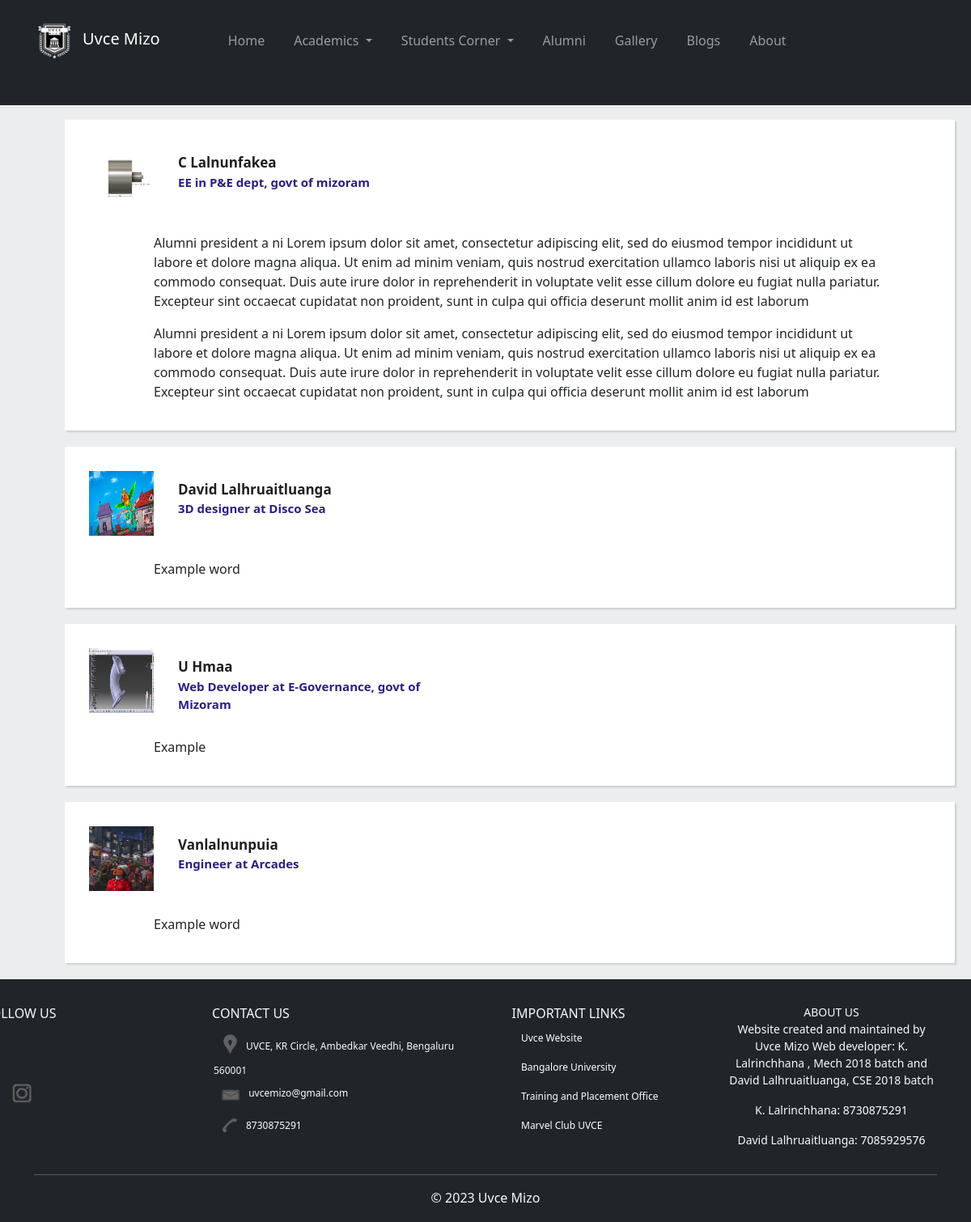
The page /alumni/ on the database its author committed.
### homepg/models.py (models this page shows)
class Alumni(models.Model):
    thuziak=RichTextField(blank=True, null=True)
    name_alumni = models.CharField(max_length=700, null=True)
    desig_alumni = models.CharField(max_length=700, null=True)
    img_alumni = models.FileField(null=True)

### homepg/views.py (the view)
# urls.py: path('alumni/',views.alumni, name='alumni'),
def alumni(request):
    thuziak_var=Alumni.objects.all()
    return render(request,'homepg/alumni.html',{'thuziak_html':thuziak_var})

### homepg/templates/homepg/alumni.html
{% extends 'homepg/Base.html' %}
{% load static %}
{% block content %}
<br><br>
<div class="alumni_thuziak">
   {% for alumni in thuziak_html %}
        <div class="alumni_box">
               <img class="alumni_img" src="{{ alumni.img_alumni.url }}">
               <div class="alumni_name">
                   <div class="alumni_name1">{{ alumni.name_alumni }}</div>
                   <div class="alumni_name2">{{ alumni.desig_alumni }}</div><br>
                   <div class="alumni_word">
                   {{ alumni.thuziak|safe }}
                   </div>
               </div>
        </div>
   {% endfor %}
</div>
{% endblock %}

### homepg/templates/homepg/Base.html (shortened to what this page needs)
{% load static %}
<!DOCTYPE html>
<html lang="en">
<head>
    <link href="https://cdn.jsdelivr.net/npm/bootstrap@5.0.2/dist/css/bootstrap.min.css" rel="stylesheet">
    <link rel="stylesheet" type="text/css" href="{% static 'homepg/style.css' %}">
</head>
<body>
<nav class="navbar navbar-expand-lg navbar-dark bg-dark">
  <div class="container-fluid bg-dark">
    <a class="navbar-brand" href="{% url 'index' %}"><img class="img1" src="{% static 'homepg/logo.png' %}">Uvce Mizo</a>
    <div class="collapse navbar-collapse bg-dark" id="navbarSupportedContent">
        <div class="d-flex justify-content-center">
           <ul class="navbar-nav me-auto mb-2 mb-lg-0">
                <li class="nav-item">
                      <a class="nav-link" href="{% url 'index' %}">Home</a>
                </li>
                <li class="nav-item dropdown">
                       <a class="nav-link dropdown-toggle" href="#" role="button" data-bs-toggle="dropdown" aria-expanded="false">
                             Academics
                       </a>
                </li>
                <li class="nav-item dropdown">
                       <a class="nav-link dropdown-toggle" href="#" role="button" data-bs-toggle="dropdown" aria-expanded="false">
                             Students Corner
                       </a>
                </li>
               <li class="nav-item">
                      <a class="nav-link" href="{% url 'alumni' %}">Alumni</a>
               </li>
               <li class="nav-item">
                      <a class="nav-link" href="{% url 'gallery' %}">Gallery</a>
               </li>
               <li class="nav-item">
                      <a class="nav-link" href="{% url 'blog' %}">Blogs</a>
               </li>
                <li class="nav-item">
                      <a class="nav-link" href="{% url 'about' %}">About</a>
               </li>
           </ul>
        </div>
    </div>
  </div>
</nav>
{% block content %}
{% endblock %}
  <footer class="bg-dark text-light text-center">
        <div class="container fluid">
            <div class="row">
                <div class="col-md-2 col-xs-4">
                    <div class="followus">FOLLOW US</div>
                    <div class="insta">
                          <a href="https://instagram.com/uvce_mizo?igshid=MmU2YjMzNjRlOQ==" ><img class="icon" src="{% static 'homepg/insta.png' %}"></a>
                    </div>
                </div>
                <div class="col-md-4 col-xs-4">
                   <div class="contact">
                       <div class="contactus">CONTACT US</div>
                       <ul class="contactul">
                            <li>
                              <img class="icon" src="{% static 'homepg/pin.png' %}">UVCE, KR Circle, Ambedkar Veedhi, Bengaluru 560001
                           </li>
                           <li>
                              <img class="icon" src="{% static 'homepg/mail.png' %}"> <a href="mailto:uvcemizo@gmail.com"  style="text-decoration: none; color: white;">uvcemizo@gmail.com</a>
                           </li>
                           <li>
                                <img class="icon" src="{% static 'homepg/phone.png' %}"><a href="tel:8730875291"  style="text-decoration: none; color: white;">8730875291</a>
                           </li>
                       </ul>
                   </div>
                </div>
                <div class="col-md-3 col-xs-4">
                    <div class="contact">
                       <div class="implink">IMPORTANT LINKS</div>
                       <ul class="contactul">
                            <li>
                              <a href="https://uvce.ac.in/"  style="text-decoration: none; color: white;">Uvce Website</a><br><br>
                           </li>
                           <li>
                              <a href="https://bangaloreuniversity.karnataka.gov.in/"  style="text-decoration: none; color: white;">Bangalore University</a><br><br>
                           </li>
                           <li>
                                <a href="https://campusuvce.in/"  style="text-decoration: none; color: white;">Training and Placement Office</a><br><br>
                           </li>
                                <a href="https://hub.uvcemarvel.in/"  style="text-decoration: none; color: white;">Marvel Club UVCE</a>
                       </ul>
                  </div>
                </div>
                <div class="col-md-3">
                    <div class="aboutus">
                       <div class="aboutush">ABOUT US</div>
                       <p>Website created and maintained by Uvce Mizo
                           Web developer: K. Lalrinchhana , Mech 2018 batch and David Lalhruaitluanga, CSE 2018 batch</p>
                          <p> K. Lalrinchhana: <a href="tel:8730875291"  style="text-decoration: none; color: white;">8730875291</a></p>
                           <p>David Lalhruaitluanga:<a href="tel:7085929576"  style="text-decoration: none; color: white;"> 7085929576</a>
                       </p>
                  </div>
                </div>
            </div>
            <hr>
            <div class="row">
                <div class="col-md-12">
                    <p>&copy; 2023 Uvce Mizo</p>
                </div>
            </div></div>
    </footer>
</body>
</html>

### homepg/static/homepg/style.css (style rules this page uses)
body { display: flex; flex-direction: column; background-color: #ecedee; }
ul, ol { text-align: left; }
.navbar-collapse { z-index: 1000; }
.navbar { height:100px; width:100%; }
.navbar-collapse { padding-left:210px; }
.navbar-brand { padding-left:50px; }
.img1 { height:70px; width:70px; }
.nav-item { padding:10px; }
.alumni_box { position:relative; left:80px; width:1100px; padding:30px; padding-right:40px; display:flex; background-color:white; box-shadow: 2px 2px 2px #51515133; margin-bottom:20px; }
.alumni_name1 { position:relative; left:70px; Font-weight:bold; font-size:17px; color:#1f1f1f; }
.alumni_name2 { position:relative; left:70px; Font-weight:bold; height:10px; font-size:15px; color:#2b2080; }
.alumni_word { position:relative; padding-top:40px; left:40px; width:900px; }
.alumni_img { position:relative; height:80px; width:80px; }
.alumni_name { position:relative; top:10px; left:-40px; margin-left:0px; width: 300px; }
footer { position:relative; width: 100%; height:300px; background-color: #343a40; color: white; }
.contact { position:relative; align-items:left; padding-top:30px; }
.insta { position:relative; top:80px; left:-100px; padding-bottom:10px; }
.followus { position:relative; left:-100px; padding-top:30px; }
.contactus { position:relative; left:-100px; padding-bottom:10px; }
.implink { position:relative; left:-40px; padding-bottom:10px; }
.icon { position:relative; left:0px; top:-12px; height:40px; width:40px; }
.contactul { list-style: none; font-size:12px; align-items:left; }
.aboutus { position:relative; font-size:14px; align-items:left; padding-top:30px; }
@media (max-width: 1270px) { .navbar-brand { padding-left:20px; } }
@media (max-width: 1270px) { .navbar-collapse { padding:50px; } }

### rows shown on the page
Alumni: img_alumni (picture), name_alumni "C Lalnunfakea", desig_alumni "EE in P&E dept, govt of mizoram", thuziak "Alumni president a ni Lorem ipsum dolor sit amet, consectetur adipiscing elit, sed do eiusmod tempor incididunt ut labore et dolore magna aliqua. Ut enim ad minim veniam, quis nostrud exercitation ullamco laboris nisi ut aliquip ex ea commodo consequat. Duis aute irure dolor in reprehenderit in voluptate velit esse cillum dolore eu fugiat nulla pariatur. Excepteur sint occaecat cupidatat non proident, sunt in culpa qui officia deserunt mollit anim id est laborum Alumni president a ni Lorem ipsum dolor sit amet, consectetur adipiscing elit, sed do eiusmod tempor incididunt ut labore et dolore magna aliqua. Ut enim ad minim veniam, quis nostrud exercitation ullamco laboris nisi ut aliquip ex…"
Alumni: img_alumni (picture), name_alumni "David Lalhruaitluanga", desig_alumni "3D designer at Disco Sea", thuziak "Example word"
Alumni: img_alumni (picture), name_alumni "U Hmaa", desig_alumni "Web Developer at E-Governance, govt of Mizoram", thuziak "Example"
Alumni: img_alumni (picture), name_alumni "Vanlalnunpuia", desig_alumni "Engineer at Arcades", thuziak "Example word"
